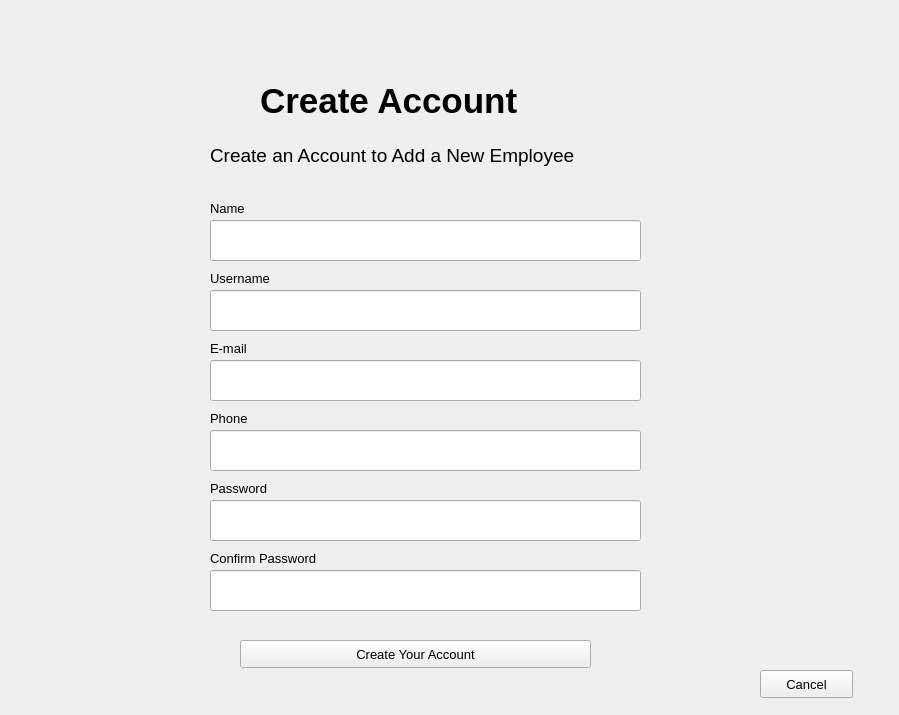
<?xml version="1.0" encoding="UTF-8"?>
<ui version="4.0">
 <class>Form</class>
 <widget class="QWidget" name="Form">
  <property name="geometry">
   <rect>
    <x>0</x>
    <y>0</y>
    <width>899</width>
    <height>715</height>
   </rect>
  </property>
  <property name="font">
   <font>
    <pointsize>10</pointsize>
   </font>
  </property>
  <property name="windowTitle">
   <string>Form</string>
  </property>
  <widget class="QWidget" name="CreateAccountWidget1" native="true">
   <property name="geometry">
    <rect>
     <x>260</x>
     <y>60</y>
     <width>351</width>
     <height>71</height>
    </rect>
   </property>
   <widget class="QLabel" name="label">
    <property name="geometry">
     <rect>
      <x>0</x>
      <y>10</y>
      <width>341</width>
      <height>61</height>
     </rect>
    </property>
    <property name="font">
     <font>
      <pointsize>26</pointsize>
      <weight>75</weight>
      <bold>true</bold>
     </font>
    </property>
    <property name="text">
     <string>Create Account</string>
    </property>
   </widget>
  </widget>
  <widget class="QLabel" name="label_2">
   <property name="geometry">
    <rect>
     <x>210</x>
     <y>140</y>
     <width>451</width>
     <height>31</height>
    </rect>
   </property>
   <property name="font">
    <font>
     <pointsize>14</pointsize>
    </font>
   </property>
   <property name="text">
    <string>Create an Account to Add a New Employee</string>
   </property>
  </widget>
  <widget class="QLineEdit" name="lineEdit">
   <property name="geometry">
    <rect>
     <x>210</x>
     <y>220</y>
     <width>431</width>
     <height>41</height>
    </rect>
   </property>
  </widget>
  <widget class="QLineEdit" name="lineEdit_2">
   <property name="geometry">
    <rect>
     <x>210</x>
     <y>290</y>
     <width>431</width>
     <height>41</height>
    </rect>
   </property>
  </widget>
  <widget class="QLineEdit" name="lineEdit_3">
   <property name="geometry">
    <rect>
     <x>210</x>
     <y>430</y>
     <width>431</width>
     <height>41</height>
    </rect>
   </property>
  </widget>
  <widget class="QLineEdit" name="lineEdit_4">
   <property name="geometry">
    <rect>
     <x>210</x>
     <y>360</y>
     <width>431</width>
     <height>41</height>
    </rect>
   </property>
  </widget>
  <widget class="QLineEdit" name="lineEdit_5">
   <property name="geometry">
    <rect>
     <x>210</x>
     <y>570</y>
     <width>431</width>
     <height>41</height>
    </rect>
   </property>
  </widget>
  <widget class="QLineEdit" name="lineEdit_6">
   <property name="geometry">
    <rect>
     <x>210</x>
     <y>500</y>
     <width>431</width>
     <height>41</height>
    </rect>
   </property>
  </widget>
  <widget class="QLabel" name="label_3">
   <property name="geometry">
    <rect>
     <x>210</x>
     <y>200</y>
     <width>111</width>
     <height>16</height>
    </rect>
   </property>
   <property name="font">
    <font>
     <pointsize>10</pointsize>
    </font>
   </property>
   <property name="text">
    <string>Name</string>
   </property>
  </widget>
  <widget class="QLabel" name="label_4">
   <property name="geometry">
    <rect>
     <x>210</x>
     <y>270</y>
     <width>111</width>
     <height>16</height>
    </rect>
   </property>
   <property name="font">
    <font>
     <pointsize>10</pointsize>
    </font>
   </property>
   <property name="text">
    <string>Username</string>
   </property>
  </widget>
  <widget class="QLabel" name="label_5">
   <property name="geometry">
    <rect>
     <x>210</x>
     <y>340</y>
     <width>111</width>
     <height>16</height>
    </rect>
   </property>
   <property name="font">
    <font>
     <pointsize>10</pointsize>
    </font>
   </property>
   <property name="text">
    <string>E-mail</string>
   </property>
  </widget>
  <widget class="QLabel" name="label_6">
   <property name="geometry">
    <rect>
     <x>210</x>
     <y>410</y>
     <width>111</width>
     <height>16</height>
    </rect>
   </property>
   <property name="font">
    <font>
     <pointsize>10</pointsize>
    </font>
   </property>
   <property name="text">
    <string>Phone</string>
   </property>
  </widget>
  <widget class="QLabel" name="label_7">
   <property name="geometry">
    <rect>
     <x>210</x>
     <y>480</y>
     <width>111</width>
     <height>16</height>
    </rect>
   </property>
   <property name="font">
    <font>
     <pointsize>10</pointsize>
    </font>
   </property>
   <property name="text">
    <string>Password</string>
   </property>
  </widget>
  <widget class="QLabel" name="label_8">
   <property name="geometry">
    <rect>
     <x>210</x>
     <y>550</y>
     <width>141</width>
     <height>16</height>
    </rect>
   </property>
   <property name="font">
    <font>
     <pointsize>10</pointsize>
    </font>
   </property>
   <property name="text">
    <string>Confirm Password</string>
   </property>
  </widget>
  <widget class="QPushButton" name="pushButton">
   <property name="geometry">
    <rect>
     <x>240</x>
     <y>640</y>
     <width>351</width>
     <height>28</height>
    </rect>
   </property>
   <property name="font">
    <font>
     <pointsize>10</pointsize>
    </font>
   </property>
   <property name="text">
    <string>Create Your Account</string>
   </property>
  </widget>
  <widget class="QPushButton" name="pushButton_2">
   <property name="geometry">
    <rect>
     <x>760</x>
     <y>670</y>
     <width>93</width>
     <height>28</height>
    </rect>
   </property>
   <property name="text">
    <string>Cancel</string>
   </property>
  </widget>
 </widget>
 <resources/>
 <connections/>
</ui>
